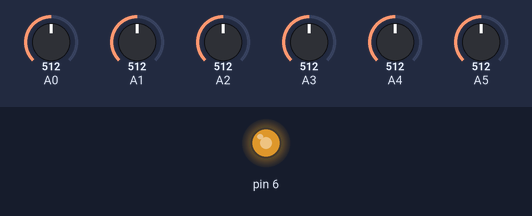
The sketch below on a simulated Arduino Uno, built with avr-gcc and run on an emulated ATmega328P. On the bench: output pins drawn as LEDs (lit = HIGH). Inputs (shaded band) come from the test bench; at power-on: A0 = 512, A1 = 512, A2 = 512, A3 = 512, A4 = 512, A5 = 512. What the sketch prints to the serial monitor is not drawn.

Above: at 1.2 s.
1.3 s: A0 set to 110
4.3 s: A0 set to 89
7.3 s: A1 set to 105
10.3 s: A1 set to 89
13.3 s: A2 set to 106
16.3 s: A2 set to 90
Timing chart, 0 to 19.3 s (numbered marks = the images above; inputs shaded):
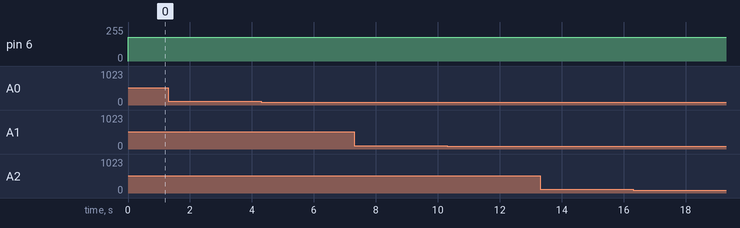

Measured:
- after the input at 1.3 s, every drawn part: stays the same
- after the input at 4.3 s, every drawn part: stays the same
- after the input at 7.3 s, every drawn part: stays the same
- after the input at 10.3 s, every drawn part: stays the same
- after the input at 13.3 s, every drawn part: stays the same
- after the input at 16.3 s, every drawn part: stays the same

The sketch:

PID_FrontEnd_ArduinoSampleCode.ino
```cpp
// (licence header left out)
#include <PID_v1.h>

//Define Variables we'll be connecting to
double Input[6];
int inputPin[6];


unsigned long serialTime; //this will help us know when to talk with processing
PID myPID(&Input[0], &Input[2], &Input[2],0.01,0.28,0, DIRECT);
void setup(){
  //initialize the serial link with processing
  Serial.begin(9600);
  //initialize the variables we're linked to
  for(int i = 0 ; i < 6 ; i++){
    inputPin[i] = i;
  }
  pinMode(6,OUTPUT);
  myPID.SetMode(AUTOMATIC);
}

void loop(){
      analogWrite(6,180);
      for(int i = 0 ; i < 6 ; i++){
          Input[i] = analogRead(inputPin[i]);
      }

      SerialSend();


}


/********************************************
 * Serial Communication functions / helpers
 ********************************************/


void SerialSend(){
       for(int i = 0 ; i < 6 ; i++){
            //Serial.print(Input[i]);
            Serial.print(Input[i]);
            Serial.print(" ");
       }


  if(myPID.GetMode()==AUTOMATIC) Serial.print("Automatic");
  else Serial.print("Manual");
  Serial.print(" ");
  if(myPID.GetDirection()==DIRECT) Serial.println("Direct");
  else Serial.println("Reverse");

}
```
